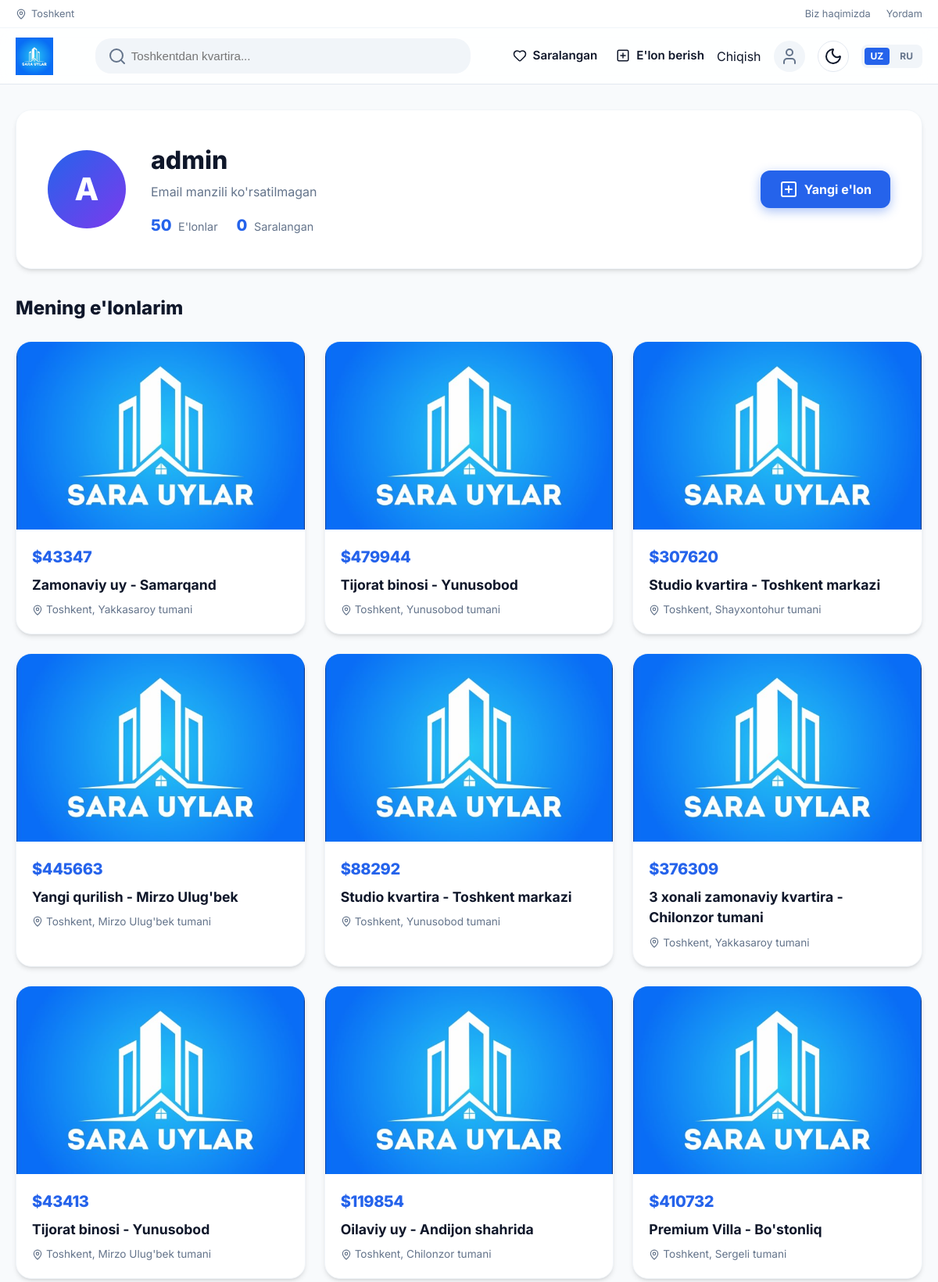
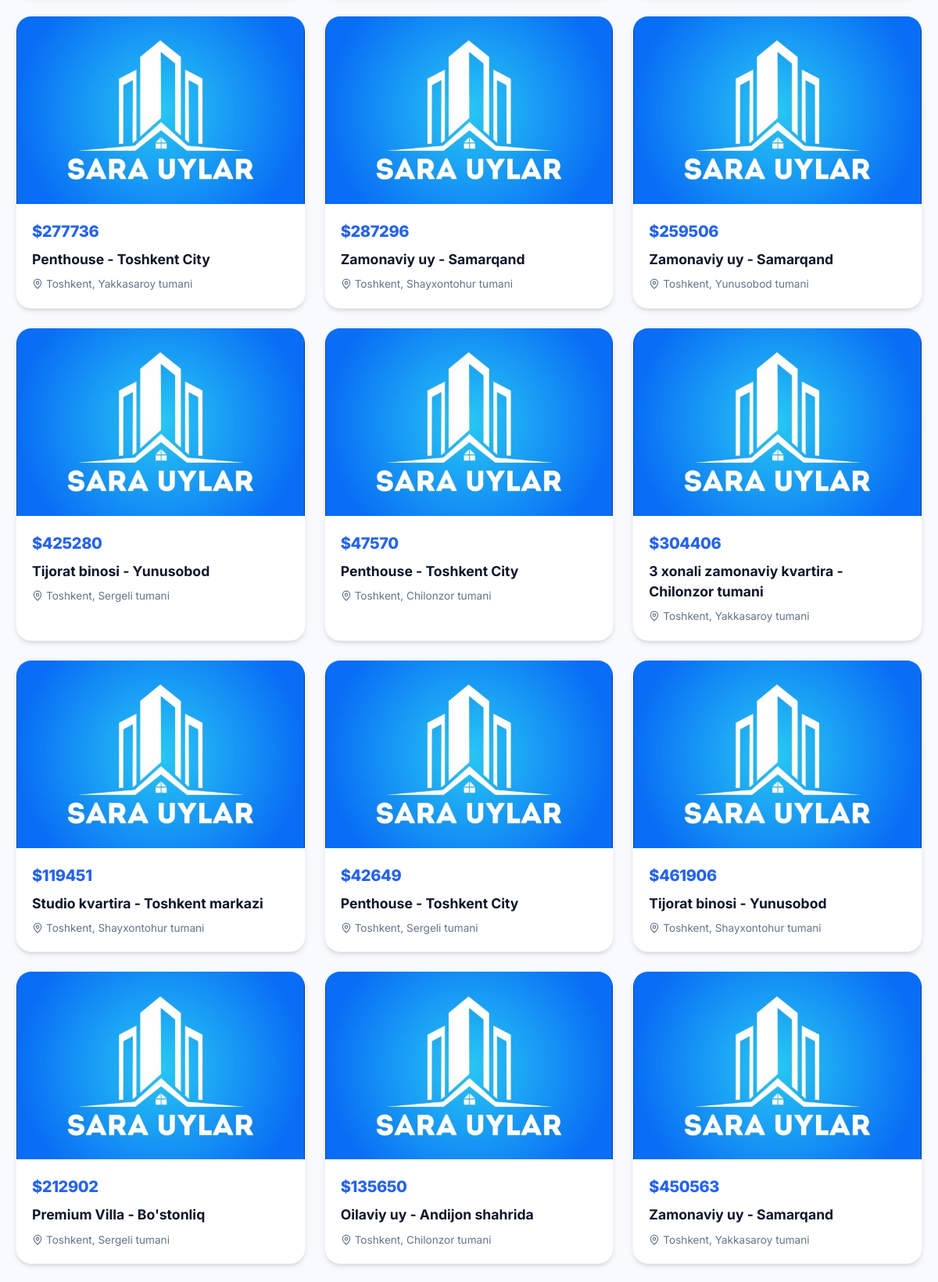
Screenshot of /profile/ (signed in, upper part) with the database file from the repository (2 pictures, top to bottom).
### base/models.py (models this page shows, shortened)
class Property(models.Model):
    PROPERTY_TYPES = (
        ('APARTMENT', 'Apartment'),
        ('HOUSE', 'House'),
        ('VILLA', 'Villa'),
        ('COMMERCIAL', 'Commercial'),
        ('NEW_CONSTRUCTION', 'New Construction'),
    )
    STATUS_CHOICES = (
        ('active',    'Faol'),
        ('inactive',  'Nofaol'),
        ('sold',      'Sotilgan'),
        ('rented',    'Ijarada'),
    )
    owner = models.ForeignKey('auth.User', on_delete=models.CASCADE, related_name='properties', null=True, blank=True)
    status = models.CharField(max_length=10, choices=STATUS_CHOICES, default='active', verbose_name="Holat")
    title = models.CharField(max_length=200)
    description = models.TextField()
    price = models.DecimalField(max_digits=12, decimal_places=2)
    location = models.CharField(max_length=200)
    rooms = models.IntegerField()
    area = models.DecimalField(max_digits=8, decimal_places=2, help_text="Area in m²")
    category = models.ForeignKey(Category, on_delete=models.CASCADE, related_name='properties')
    property_type = models.CharField(max_length=20, choices=PROPERTY_TYPES, default='APARTMENT')
    image = models.ImageField(upload_to='properties/', blank=True, null=True)
    is_premium = models.BooleanField(default=False)
    latitude = models.FloatField(null=True, blank=True)
    longitude = models.FloatField(null=True, blank=True)
    views_count = models.PositiveIntegerField(default=0)
    created_at = models.DateTimeField(auto_now_add=True)
    class Meta:
        verbose_name = "E'lon"
        verbose_name_plural = "E'lonlar"

### base/views.py (the view)
# urls.py: path('profile/', views.profile, name='profile'),
@login_required
def profile(request):
    user_properties = Property.objects.filter(owner=request.user).order_by('-created_at')
    context = {
        'user_properties': user_properties,
        'total_ads': user_properties.count(),
        'favorites_count': Favorite.objects.filter(user=request.user).count(),
    }
    return render(request, 'profile.html', context)

### base/context_processors.py (called while the page is built, shortened)
def panel_counts(request):
    if not request.path.startswith('/panel/'):
        return {}

### templates/profile.html (shortened to what this page needs)
{% extends 'base.html' %}
{% load static %}
{% block content %}
<div class="container animate-fade-in" style="padding-top: 32px; padding-bottom: 64px;">
    <div class="profile-header" style="background: var(--bg-card); border-radius: var(--radius-lg); padding: 40px; border: 1px solid var(--border-light); box-shadow: var(--shadow-md); margin-bottom: 32px; display: flex; align-items: center; gap: 32px; flex-wrap: wrap;">
        <div class="profile-avatar" style="width: 100px; height: 100px; background: var(--primary-gradient); border-radius: 50%; display: flex; align-items: center; justify-content: center; color: white; font-size: 2.5rem; font-weight: 800; overflow: hidden;">
            {% if user.profile.avatar %}
                <img src="{{ user.profile.avatar.url }}" alt="{{ user.get_full_name }}" style="width:100%;height:100%;object-fit:cover;">
            {% elif user.profile.telegram_photo_url %}
                <img src="{{ user.profile.telegram_photo_url }}" alt="{{ user.get_full_name }}" style="width:100%;height:100%;object-fit:cover;">
            {% else %}
                {{ user.first_name|first|upper|default:user.username|first|upper }}
            {% endif %}
        </div>
        <div class="profile-info" style="flex: 1; min-width: 250px;">
            <h1 style="font-size: 2rem; font-weight: 800; margin-bottom: 4px;">
                {{ user.get_full_name|default:user.username }}
            </h1>
            <p style="color: var(--text-muted); font-size: 1rem; margin-bottom: 16px;">{{ user.email|default:"Email manzili ko'rsatilmagan" }}</p>
            <div class="profile-stats" style="display: flex; gap: 24px;">
                <div class="stat-item">
                    <span style="font-weight: 800; font-size: 1.25rem; color: var(--primary);">{{ total_ads }}</span>
                    <span style="color: var(--text-muted); font-size: 0.9rem; margin-left: 4px;">E'lonlar</span>
                </div>
                <div class="stat-item">
                    <span style="font-weight: 800; font-size: 1.25rem; color: var(--primary);">{{ favorites_count }}</span>
                    <span style="color: var(--text-muted); font-size: 0.9rem; margin-left: 4px;">Saralangan</span>
                </div>
            </div>
        </div>
        <div class="profile-actions">
            <a href="{% url 'add_property' %}" class="btn btn-primary">
                <i data-lucide="plus-square"></i> Yangi e'lon
            </a>
        </div>
    </div>
    <h2 style="font-size: 1.5rem; font-weight: 800; margin-bottom: 24px;">Mening e'lonlarim</h2>
    {% if user_properties %}
        <div class="property-list" style="display: grid; grid-template-columns: repeat(auto-fill, minmax(300px, 1fr)); gap: 24px;">
            {% for property in user_properties %}
                <div class="property-card" style="position: relative;">
                    <a href="{% url 'property_detail' property.pk %}" style="text-decoration: none; color: inherit;">
                        <div class="card-image-wrapper">
                            {% if property.image %}
                                <img src="{{ property.image.url }}" alt="{{ property.title }}" class="card-img" style="aspect-ratio: 16/10;">
                            {% else %}
                                <div class="card-img" style="aspect-ratio: 16/10; display: flex; align-items: center; justify-content: center; background: #f1f5f9;">
                                    <i data-lucide="image" style="width: 48px; height: 48px; color: #cbd5e0;"></i>
                                </div>
                            {% endif %}
                        </div>
                        <div class="card-content" style="padding: 20px;">
                            <div class="card-price" style="font-size: 1.25rem; color: var(--primary); font-weight: 800; margin-bottom: 8px;">
                                ${{ property.price|floatformat:0 }}
                            </div>
                            <h3 style="font-size: 1.1rem; font-weight: 700; margin-bottom: 8px;">{{ property.title }}</h3>
                            <div style="font-size: 0.85rem; color: var(--text-muted); display: flex; align-items: center; gap: 4px;">
                                <i data-lucide="map-pin" style="width: 14px; height: 14px;"></i>
                                {{ property.location }}
                            </div>
                        </div>
                    </a>
                </div>
            {% endfor %}
        </div>
    {% endif %}
</div>
{% endblock %}

### static/css/styles.css (style rules this page uses)
:root { --primary: #2563eb; --primary-gradient: linear-gradient(135deg, #2563eb, #7c3aed); --secondary: #64748b; --accent: #f59e0b; --success: #10b981; --danger: #ef4444; --bg-main: #f8fafc; --bg-card: #ffffff; --bg-glass: rgba(255, 255, 255, 0.7); --text-main: #0f172a; --text-muted: #64748b; --text-on-primary: #ffffff; --border: #e2e8f0; --border-light: #f1f5f9; --shadow-sm: 0 1px 2px 0 rgb(0 0 0 / 0.05); --shadow-md: 0 4px 6px -1px rgb(0 0 0 / 0.1), 0 2px 4px -2px rgb(0 0 0 / 0.1); --shadow-lg: 0 10px 15px -3px rgb(0 0 0 / 0.1), 0 4px 6px -4px rgb(0 0 0 / 0.1); --shadow-premium: 0 20px 25px -5px rgb(0 0 0 / 0.1), 0 8px 10px -6px rgb(0 0 0 / 0.1); --radius-sm: 8px; --radius-md: 12px; --radius-lg: 20px; --radius-xl: 28px; --header-height: 72px; --bottom-nav-height: 68px; }
* { margin: 0; padding: 0; box-sizing: border-box; -webkit-tap-highlight-color: transparent; }
body { font-family: 'Inter', system-ui, -apple-system, sans-serif; background-color: var(--bg-main); color: var(--text-main); line-height: 1.5; -webkit-font-smoothing: antialiased; padding-bottom: calc(var(--bottom-nav-height) + 20px); }
@media (min-width: 768px) { body { padding-bottom: 40px; } }
.container { max-width: 1200px; margin: 0 auto; padding: 0 20px; }
.property-list { display: grid; grid-template-columns: 1fr; gap: 24px; padding-bottom: 40px; }
@media (min-width: 640px) { .property-list { grid-template-columns: repeat(2, 1fr); } }
@media (min-width: 1024px) { .property-list { grid-template-columns: repeat(3, 1fr); } }
.property-card { background: var(--bg-card); border-radius: var(--radius-lg); overflow: hidden; box-shadow: var(--shadow-md); transition: all 0.4s cubic-bezier(0.4, 0, 0.2, 1); cursor: pointer; position: relative; border: 1px solid var(--border-light); }
.card-image-wrapper { position: relative; height: 240px; overflow: hidden; }
.card-img { width: 100%; height: 100%; object-fit: cover; transition: transform 0.8s cubic-bezier(0.4, 0, 0.2, 1); }
.card-content { padding: 20px; }
.card-price { font-size: 1.5rem; font-weight: 800; color: var(--primary); margin-bottom: 6px; letter-spacing: -0.02em; }
.btn { display: inline-flex; align-items: center; justify-content: center; padding: 12px 24px; border-radius: var(--radius-md); font-weight: 700; cursor: pointer; transition: all 0.2s; text-decoration: none; border: none; gap: 8px; }
.btn-primary { background: var(--primary); color: white; box-shadow: 0 4px 14px 0 rgba(37, 99, 235, 0.39); }
.animate-fade-in { animation: fadeInUp 0.6s cubic-bezier(0.4, 0, 0.2, 1) forwards; animation-delay: calc(var(--delay, 0) * 100ms); opacity: 0; }
:root { --bg-main: #f8fafc; --bg-card: #ffffff; --bg-glass: rgba(255, 255, 255, 0.85); --text-main: #0f172a; --text-muted: #64748b; --border: #e2e8f0; --border-light: #f1f5f9; }
.card-image-wrapper { position: relative; overflow: hidden; }

### rows the page displays
Property: image (placeholder picture), price "43347", title "Zamonaviy uy - Samarqand", location "Toshkent, Yakkasaroy tumani"
Property: image (placeholder picture), price "479944", title "Tijorat binosi - Yunusobod", location "Toshkent, Yunusobod tumani"
Property: image (placeholder picture), price "307620", title "Studio kvartira - Toshkent markazi", location "Toshkent, Shayxontohur tumani"
Property: image (placeholder picture), price "445663", title "Yangi qurilish - Mirzo Ulug'bek", location "Toshkent, Mirzo Ulug'bek tumani"
Property: image (placeholder picture), price "88292", title "Studio kvartira - Toshkent markazi", location "Toshkent, Yunusobod tumani"
Property: image (placeholder picture), price "376309", title "3 xonali zamonaviy kvartira - Chilonzor tumani", location "Toshkent, Yakkasaroy tumani"
Property: image (placeholder picture), price "43413", title "Tijorat binosi - Yunusobod", location "Toshkent, Mirzo Ulug'bek tumani"
Property: image (placeholder picture), price "119854", title "Oilaviy uy - Andijon shahrida", location "Toshkent, Chilonzor tumani"
Property: image (placeholder picture), price "410732", title "Premium Villa - Bo'stonliq", location "Toshkent, Sergeli tumani"
Property: image (placeholder picture), price "277736", title "Penthouse - Toshkent City", location "Toshkent, Yakkasaroy tumani"
Property: image (placeholder picture), price "287296", title "Zamonaviy uy - Samarqand", location "Toshkent, Shayxontohur tumani"
Property: image (placeholder picture), price "259506", title "Zamonaviy uy - Samarqand", location "Toshkent, Yunusobod tumani"
Property: image (placeholder picture), price "425280", title "Tijorat binosi - Yunusobod", location "Toshkent, Sergeli tumani"
Property: image (placeholder picture), price "47570", title "Penthouse - Toshkent City", location "Toshkent, Chilonzor tumani"
Property: image (placeholder picture), price "304406", title "3 xonali zamonaviy kvartira - Chilonzor tumani", location "Toshkent, Yakkasaroy tumani"
Property: image (placeholder picture), price "119451", title "Studio kvartira - Toshkent markazi", location "Toshkent, Shayxontohur tumani"
Property: image (placeholder picture), price "42649", title "Penthouse - Toshkent City", location "Toshkent, Sergeli tumani"
Property: image (placeholder picture), price "461906", title "Tijorat binosi - Yunusobod", location "Toshkent, Shayxontohur tumani"
Property: image (placeholder picture), price "212902", title "Premium Villa - Bo'stonliq", location "Toshkent, Sergeli tumani"
Property: image (placeholder picture), price "135650", title "Oilaviy uy - Andijon shahrida", location "Toshkent, Chilonzor tumani"
Property: image (placeholder picture), price "450563", title "Zamonaviy uy - Samarqand", location "Toshkent, Yakkasaroy tumani"

### other values shown
{{ user.first_name|first|upper|default:user.username|first|upper }} "A"
{{ user.get_full_name|default:user.username }} "admin"
{{ user.email|default:"Email manzili ko'rsatilmagan" }} "Email manzili ko'rsatilmagan"
{{ total_ads }} "50"
{{ favorites_count }} "0"
